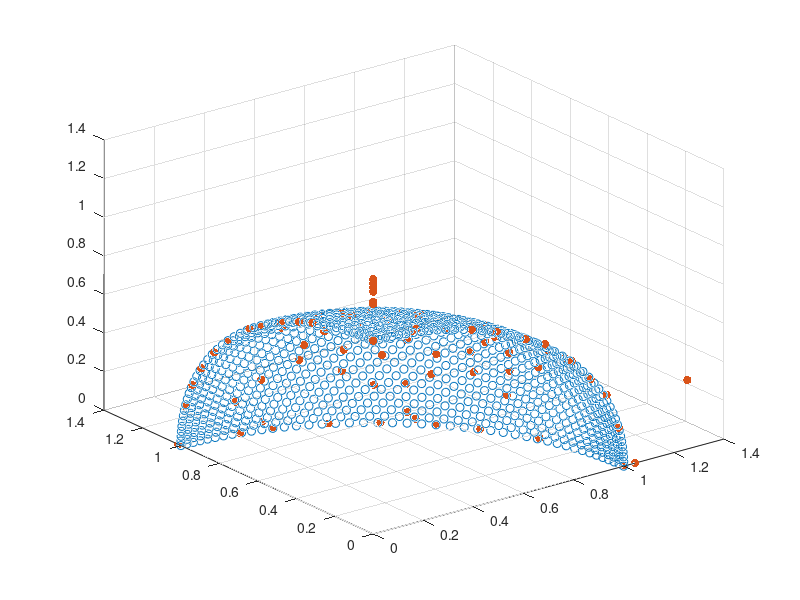

The MATLAB script that drew this image: (Note: this script raises an error after producing the figure.)
clearvars;close all;
load('3D_data.mat');
figure;
scatter3(pareto_front(:,1),pareto_front(:,2),pareto_front(:,3),'b.'); hold on;
scatter3(non_dominated_front(:,1),non_dominated_front(:,2),non_dominated_front(:,3),'ro','filled');
writematrix(pareto_front,'pareto_front.dat','delimiter','\t');
writematrix(non_dominated_front,'non_dominated_front.dat','delimiter','\t');